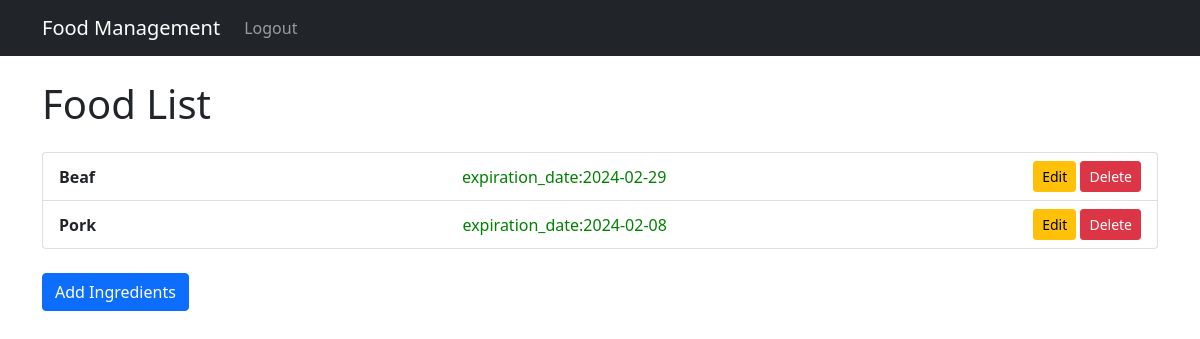
/food/food/ (signed in), run on an earlier commit of the app's database.
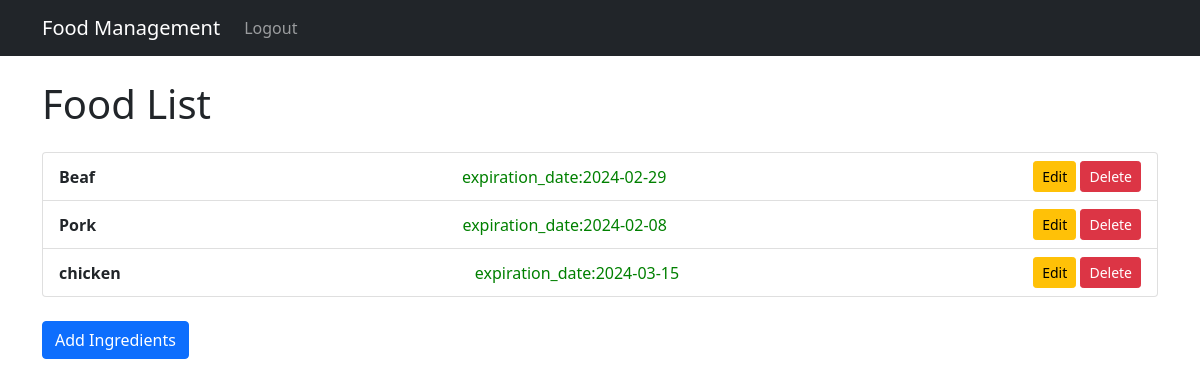
And on a later commit of the database.
### models.py (models this page shows)
class FOOD(db.Model):
    __tablename__ = 'foods'
    id = db.Column(db.Integer, primary_key=True, autoincrement=True)
    name = db.Column(db.String(20), nullable=False)
    category = db.Column(db.String(20), nullable=False)
    date = db.Column(db.Date, nullable=False)
    memo = db.Column(db.Text)
    user_id = db.Column(db.Integer, db.ForeignKey('users.id', name="fk_foods_users"), nullable=False)
    user = relationship("User", back_populates = "foods")

### food/views.py (the view)
@food_bp.route("/food/")
@login_required
def index():
    foods = FOOD.query.filter_by(user_id = current_user.id).all()
    return render_template("food/index.html", foods=foods)

### app.py (called while the page is built)
@login_manager.user_loader
def load_user(user_id):
    return User.query.get(int(user_id))

### templates/food/index.html (shortened to what this page needs)
{% extends "base.html" %}
{% block content %}
    <h1 class="my-4">Food List</h1>
    {% if foods == [] %}
        <p>No Food Here</p>
    {% else %}
        <ul class="list-group mb-4">
            {% for food in foods %}
                <li class="list-group-item d-flex justify-content-between align-items-center">
                    <strong>{{ food.name }}</strong>
                    <div class="Expire_date">
                        expiration_date:{{food.date}}
                    </div>
                    <div>
                        <a href="{{ url_for('food.update', food_id=food.id) }}" class="btn btn-warning btn-sm">Edit</a>
                        <a href="{{ url_for('food.delete', food_id=food.id) }}" class="btn btn-danger btn-sm">Delete</a>
                    </div>
                </li>
            {% endfor %}
        </ul>
    {% endif %}
    <a href="{{ url_for('food.create') }}" class="btn btn-primary">Add Ingredients</a>
{% endblock %}

### templates/base.html (shortened to what this page needs)
<!DOCTYPE html>
<html lang="ja">
<head>
    <link href="https://cdn.jsdelivr.net/npm/bootstrap@5.0.2/dist/css/bootstrap.min.css" rel="stylesheet">
</head>
<body>
    {% if current_user.is_authenticated %}
        <nav class="navbar navbar-expand-lg navbar-dark bg-dark">
            <div class="container">
                <a class="navbar-brand" href="#">Food Management</a>
                <div class="collapse navbar-collapse" id="navbarNav">
                    <ul class="navbar-nav">
                        <li class="nav-item">
                            <a class="nav-link" href="{{ url_for('auth.logout') }}">Logout</a>
                        </li>
                    </ul>
                </div>
            </div>
        </nav>
    {% endif %}
    <div class="container mt-4">
        {% block content %}{% endblock %}
    </div>
</body>
</html>

### templates/food/index.html (style rules this page uses)
.Expire_date { color: green; }

What changed in the data, as far as the page shows it:
added FOOD: name "chicken", date "2024-03-15"
